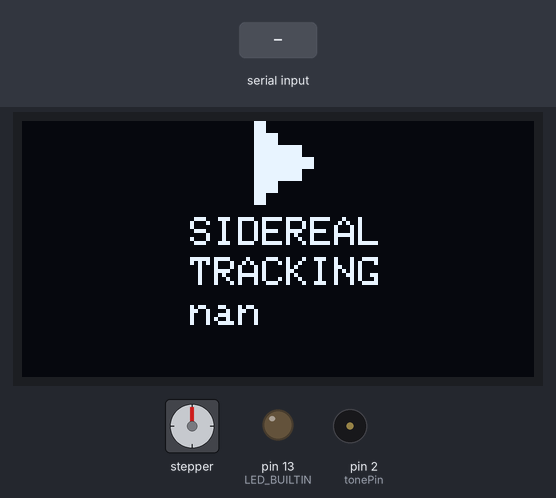
Simulated run of this sketch. Board: Arduino Uno, built with avr-gcc and run on an emulated ATmega328P. Shown: 128×64 one-colour display, stepper motor, output pins drawn as LEDs (lit = HIGH), buzzer (waves = sounding). The test bench sets the inputs (shaded band). EEPROM starts erased; stepper angles assume 200 steps per turn; what the sketch prints to the serial monitor is not drawn.

Above: at 1.2 s.
1.3 s: "90,45\n" received over Serial
At 1.52 s:
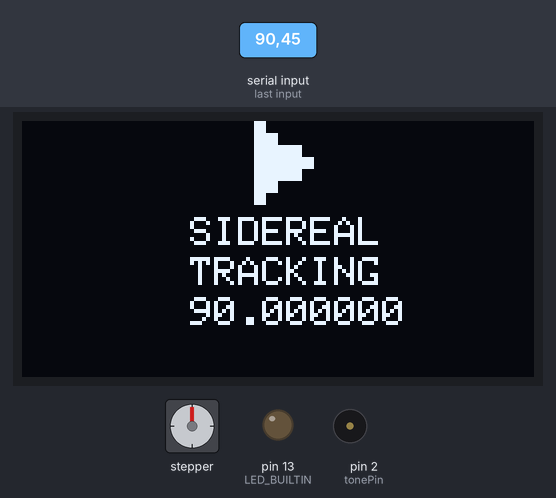
3.4 s: "30,150\n" received over Serial
At 3.62 s:
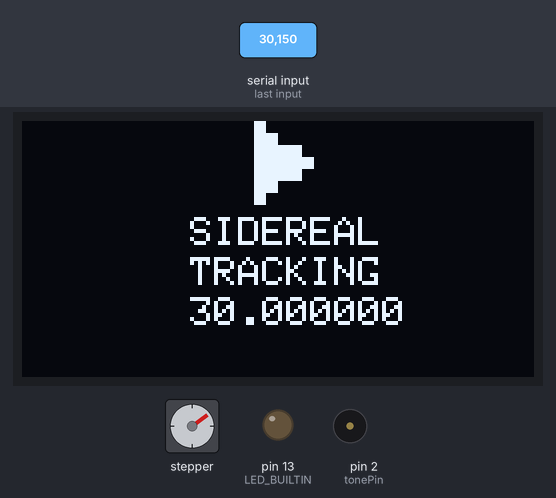
5.6 s: "5\n" received over Serial
At 5.88 s:
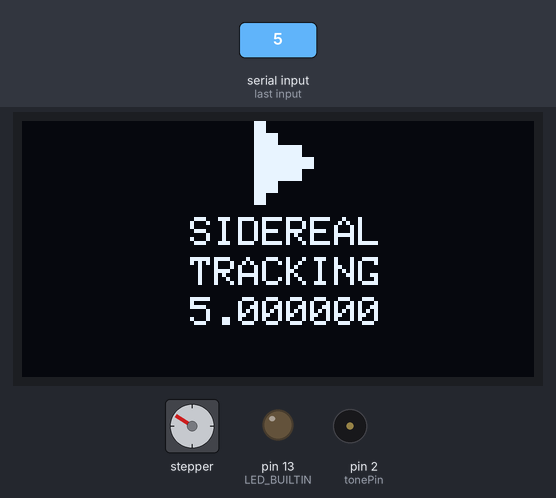
7.8 s: "200\n" received over Serial
At 8.01 s:
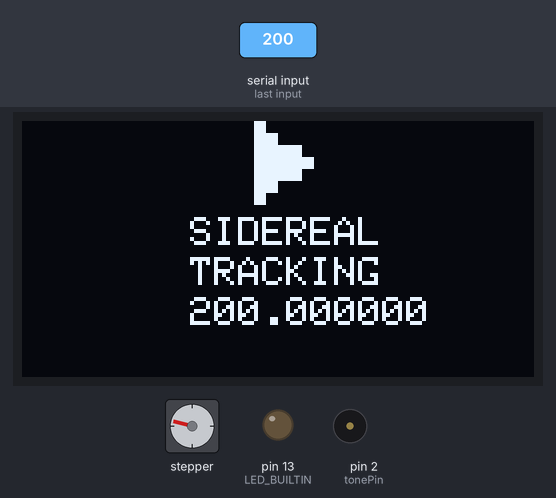
10.5 s: "RST#\n" received over Serial
At 10.71 s:
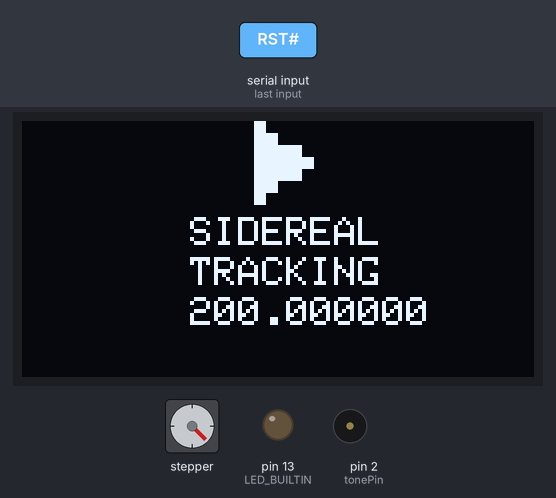
12.0 s: "+#\n" received over Serial
At 12.21 s:
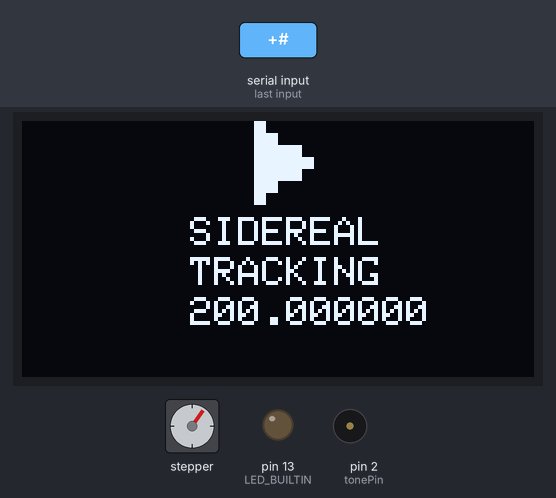
Timing chart, 0 to 20.8 s (numbered marks = the images above; inputs shaded):
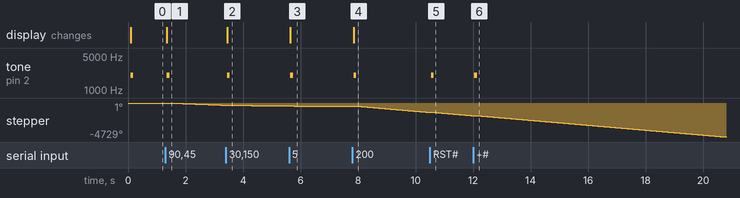

Measured:
- after the input at 1.3 s, tone on pin 2 (tonePin): silent → 2000 Hz after 0.05 s, → silent 0.10 s later; stepper: keeps turning counter-clockwise at about 160°/s, starting after 0.18 s; the display: changes after 0.05 s (image 1)
- after the input at 3.4 s, tone on pin 2 (tonePin): silent → 2000 Hz after 0.05 s, → silent 0.10 s later; the display: changes after 0.05 s (image 2)
- after the input at 5.6 s, tone on pin 2 (tonePin): silent → 2000 Hz after 0.05 s, → silent 0.10 s later; the display: changes after 0.05 s (image 3)
- after the input at 7.8 s, tone on pin 2 (tonePin): silent → 2000 Hz after 0.05 s, → silent 0.10 s later; the display: changes after 0.05 s (image 4)
- after the input at 10.5 s, tone on pin 2 (tonePin): silent → 2000 Hz at once, → silent 0.10 s later
- after the input at 12.0 s, tone on pin 2 (tonePin): silent → 2000 Hz at once, → silent 0.10 s later

The sketch:

StarTracker.ino
```cpp
#include <AccelStepper.h>
#include <EEPROM.h>
#include <SPI.h>
#include <Wire.h>
#include <Adafruit_GFX.h>
#include <Adafruit_SSD1306.h>

#define tonePin 2
#define stepPin 11
#define dirPin 12

String firmware = "1.0.0";
short mode = 0;
float raSiderealRate = 6.610642;
float raKingRate = 6.608810;
float raSolarRate = 6.592593;
float raLunarRate = 6.454148;
float trackSpeed = raSiderealRate;
float fastSpeed = 2000;
String command = "";
float newRate = raSiderealRate;
AccelStepper RA = AccelStepper(1, stepPin, dirPin);
Adafruit_SSD1306 OLED = Adafruit_SSD1306(128, 64, &Wire);

void setup() {
  trackSpeed = EEPROM.get(0, trackSpeed);
  if(trackSpeed == 'ovf' || trackSpeed == 'nan') {
    trackSpeed = EEPROM.put(0, raSiderealRate);
    trackSpeed = raSiderealRate;
  }
  Serial.begin(57600);
  Serial.setTimeout(10);
  pinMode(LED_BUILTIN, OUTPUT);
  digitalWrite(LED_BUILTIN, LOW);
  RA.setPinsInverted(false);
  RA.setMaxSpeed(8000);
  RA.setSpeed(trackSpeed);
  RA.setPinsInverted(true);
  RA.setAcceleration(2000);
  OLED.begin(SSD1306_SWITCHCAPVCC, 0x3C);
  OLED.setTextColor(SSD1306_WHITE);
  OLED.clearDisplay();
  OLED.setCursor(8, 28);
  OLED.print("SiderealTrack ");
  OLED.println(firmware);
  OLED.display();
  OLED.clearDisplay();
  OLED.setCursor(0, 0);
  // introMellody();
}

void loop() {

  if(Serial.available() > 0) {
    mode = 0;
    command = Serial.readStringUntil("\n");
    newRate = command.toFloat();
    if(newRate > 0 && newRate <=2000) {
      trackSpeed = newRate;
      EEPROM.put(0, trackSpeed);
    } else if(command == "RST#") {
      EEPROM.put(0, raSiderealRate);
      trackSpeed = raSiderealRate;
      beep(440, 100);
      beep(698, 120);
      beep(1000, 140);
    } else if(command == "+#") {
      beep(2200, 100);
      RA.setCurrentPosition(0);
      RA.setSpeed(1000);
      RA.runToNewPosition(1582);
    } else if(command == "-#") {
      beep(2200, 100);
      RA.setCurrentPosition(0);
      RA.setSpeed(1000);
      RA.runToNewPosition(-1582);
    }
  }

  if(command == "RWD#") {
     if (mode != 2) {
      OLED.clearDisplay();
      OLED.setCursor(40, 6);
      OLED.setTextSize(4);
      OLED.print((char)17);
      OLED.println((char)17);
      OLED.setCursor(48, 38);
      OLED.setTextSize(1);
      OLED.println("REWIND");
      OLED.display();
      RA.setPinsInverted(false);
      RA.setSpeed(fastSpeed);
      Serial.print(F("Rewinding rate: "));
      Serial.print(fastSpeed);
      Serial.println(F(" Hz"));
      beep(1400, 100);
      beep(1200, 100);
      beep(1000, 100);
    }
    mode = 2;
  } else if (command == "FWD#") {
    if (mode != 3) {
      OLED.clearDisplay();
      OLED.setCursor(40, 6);
      OLED.setTextSize(4);
      OLED.print((char)16);
      OLED.println((char)16);
      OLED.setCursor(42, 38);
      OLED.setTextSize(1);
      OLED.println("FORWARD");
      OLED.display();
      RA.setPinsInverted(true);
      RA.setSpeed(fastSpeed);
      Serial.print(F("Forwarding rate: "));
      Serial.print(fastSpeed);
      Serial.println(F(" Hz"));
      beep(1000, 100);
      beep(1200, 100);
      beep(1400, 100);
    }
    mode = 3;
  } else {
    if(mode != 1) {
      OLED.clearDisplay();
      OLED.setCursor(58, 0);
      OLED.setTextSize(3);
      OLED.println((char)16);
      OLED.setCursor(42, 24);
      OLED.setTextSize(1);
      OLED.println("SIDEREAL");
      OLED.setCursor(42, 34);
      OLED.println("TRACKING");
      OLED.setCursor(42, 44);
      OLED.println(trackSpeed, 6);
      OLED.display();
      Serial.print(F("Tracking rate: "));
      Serial.print(trackSpeed, 6);
      Serial.println(F(" Hz"));
      beep(2000, 100);
      RA.setPinsInverted(true);
      RA.setSpeed(trackSpeed);
    }
    mode = 1;
  }
  RA.runSpeed();
}

void beep(int note, int duration) {
  tone(tonePin, note, duration);
  delay(duration);
  noTone(tonePin);
  delay(25);
}

void introMellody() {
  beep(440, 500);
  beep(440, 500);
  beep(440, 500);
  beep(349, 350);
  beep(523, 150);
  beep(440, 500);
  beep(349, 350);
  beep(523, 150);
  beep(440, 650);
  delay(300);
  beep(659, 500);
  beep(659, 500);
  beep(659, 500);
  beep(698, 350);
  beep(523, 150);
  beep(415, 500);
  beep(349, 350);
  beep(523, 150);
  beep(440, 650);
}
```
